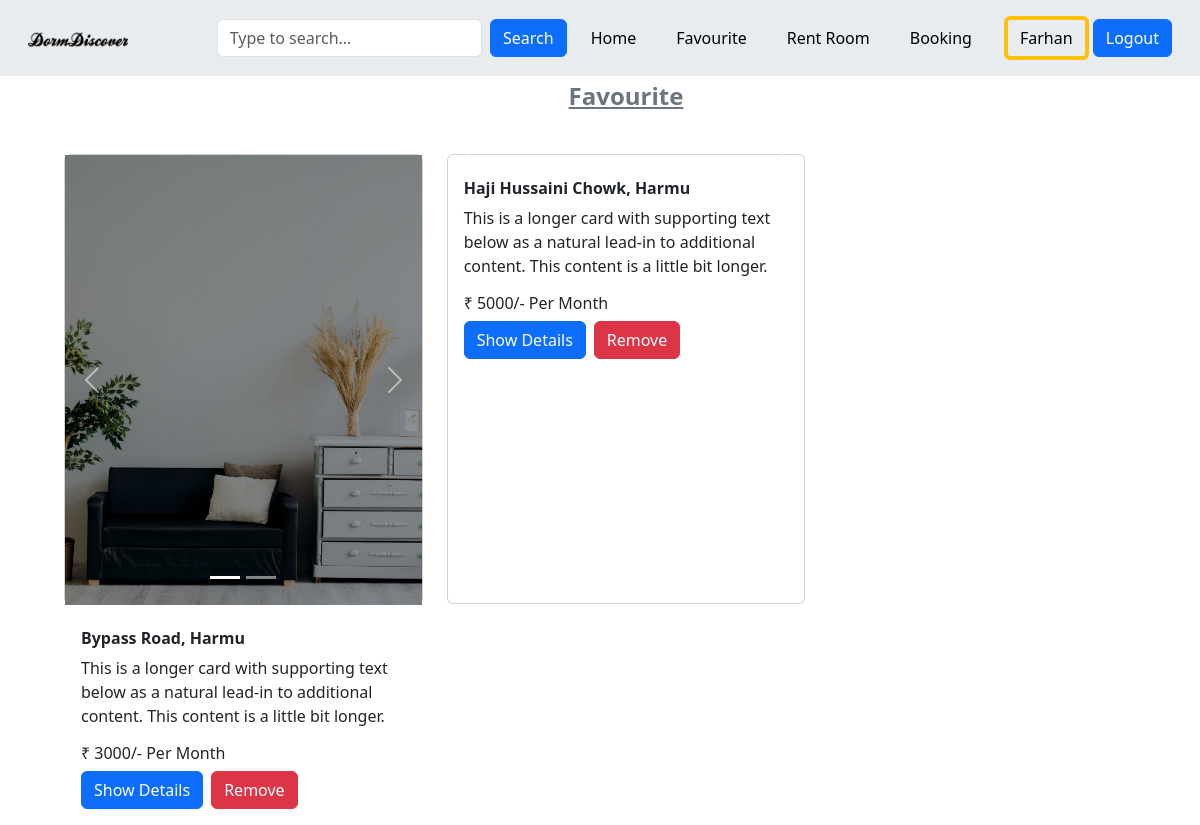
Screenshot of /favourite.php (signed in) with the database file from the repository.
### tables this page shows
CREATE TABLE `favourite` (
  `fav_id` int(11) NOT NULL,
  `user_id` int(11) NOT NULL,
  `room_id` varchar(50) NOT NULL
);

CREATE TABLE `rooms` (
  `room_id` varchar(50) NOT NULL,
  `address` varchar(255) NOT NULL,
  `areaId` int(10) NOT NULL,
  `price` int(10) NOT NULL,
  `user_id` int(10) NOT NULL,
  `singleRoom` varchar(5) NOT NULL,
  `attach_bathroom` varchar(5) NOT NULL,
  `room_available` varchar(5) NOT NULL
);

CREATE TABLE `arearnc` (
  `areaId` int(10) NOT NULL,
  `area_name` varchar(255) NOT NULL,
  `areaCode` int(40) DEFAULT NULL
);

### partials/models/fetch_rooms.php (called while the page is built, shortened)
<?php
$fetch_sql = "SELECT * FROM rooms WHERE room_id ='$room_id'";
$fetch_room_result = mysqli_query($conn, $fetch_sql);

### partials/models/fetch_area.php (called while the page is built)
<?php
$sql_area = "SELECT area_name FROM arearnc WHERE areaId =' $area_id' ";
$result2 = mysqli_query($conn, $sql_area);
$area_row = mysqli_fetch_assoc($result2);
$areaname = $area_row['area_name'];

### favourite.php (the view, shortened to what this page needs)
<?php
require "partials/_DBConnect.php";
require "partials/_navbar.php";
?>
<!DOCTYPE html>
<html lang="en">
<head>
    <link href="https://cdn.jsdelivr.net/npm/bootstrap@5.3.0/dist/css/bootstrap.min.css" rel="stylesheet">
    <link rel="stylesheet" href="partials/css/navbar.css">
    <link rel="stylesheet" href="partials/css/rooms.css">
</head>
<body>
    <div class="container-fluid ">
        <div class="row " id="card_row" style="margin-top: 70px;">
            <p class="text-center text-decoration-underline text-secondary mt-2 fs-4 fw-bold">Favourite</p>
            <?php
            if (isset($_SESSION['loggedin']) && $_SESSION['loggedin'] == true) {
                $user_id = $_SESSION['user_id'];
                $sql = "SELECT * FROM favourite WHERE user_id = '$user_id' ORDER BY fav_id DESC";
                $fav_result = mysqli_query($conn, $sql);
                $fav_row_Count = mysqli_num_rows($fav_result);
                if ($fav_row_Count > 0) {
                    $count = 1;
                    while ($row = mysqli_fetch_assoc($fav_result)) {
                        $room_id = $row['room_id'];
                        $fav_id = $row['fav_id'];
                        include "partials/models/fetch_rooms.php";
                        $room_row = mysqli_fetch_assoc($fetch_room_result);
                        $address = $room_row['address'];
                        $price = $room_row['price'];
                        $room_id = $room_row['room_id'];
                        $area_id = $room_row['areaId'];
                        $imageDirectory = "img/roomImage/$room_id/";
                        include "partials/models/fetch_area.php";
                        echo '<div class="col-lg-4 col-md-4 col-sm-6 mt-4  col-xxl-3"  >
                                <div class="card c-item">
                                    <div id="carouselExampleIndicators-' . $count . '" class="carousel slide carousel-fade">
                                        <div class="carousel-indicators"> ';
                        $imageFiles = scandir($imageDirectory);
                        $imageCount = count($imageFiles) - 2;
                        for ($i = 0; $i < $imageCount; $i++) {
                            echo '<button type="button" data-bs-target="#carouselExampleIndicators-' . $count . '" data-bs-slide-to="' . $i . '" ' . ($i === 0 ? 'class="active" aria-current="true"' : '') . ' aria-label="Slide ' . ($i + 1) . '"></button>';
                        }
                        echo '</div>
                                        <div class="carousel-inner">';
                        $firstImage = true;
                        foreach ($imageFiles as $imageFile) {
                            $imagePath = $imageDirectory . $imageFile;
                            $imageExtension = strtolower(pathinfo($imagePath, PATHINFO_EXTENSION));
                            if (in_array($imageExtension, array('jpg', 'jpeg', 'png', 'gif'))) {
                                echo '<div class="carousel-item ' . ($firstImage ? 'active' : '') . ' c-item">
                                                    <img src="' . $imagePath . '" class="d-block w-100 c-img" alt="Image">
                                                </div>';
                                $firstImage = false;
                            }
                        }
                        echo ' </div>
                                        <button class="carousel-control-prev" type="button" data-bs-target="#carouselExampleIndicators-' . $count . '" data-bs-slide="prev">
                                            <span class="carousel-control-prev-icon" aria-hidden="true"></span>
                                            <span class="visually-hidden">Previous</span>
                                        </button>
                                        <button class="carousel-control-next" type="button" data-bs-target="#carouselExampleIndicators-' . $count . '" data-bs-slide="next">
                                            <span class="carousel-control-next-icon" aria-hidden="true"></span>
                                            <span class="visually-hidden">Next</span>
                                        </button>
                                    </div>
                                    <div class="card-body" id="content-wrapper">
                                        <h6 class="card-subtitle mt-2 mb-2 text-body-dark"><strong>' . $address . ', ' . $areaname . '</strong></h6>
                                        <p class="card-text">This is a longer card with supporting text below as a natural lead-in to additional content. This content is a little bit longer.</p>
                                        <h6 class="card-title text-bold">&#x20B9; ' . $price . '/- Per Month</h6>
                                        <div class="d-lg-flex">
                                        <a href="room_desc.php?room_id=' . $room_id . '" class="btn btn-primary scroolPos">Show Details </a>
                                    <a href="partials/models/delete_fav.php?fav_id=' . $fav_id . '" class="btn btn-danger ms-2 scroolPos">Remove</a>
                                </div>
                                </div>
                                </div>
                            </div>';
                    }
                }
            }
            ?>
        </div>
    </div>
</body>
</html>

### partials/css/navbar.css (style rules this page uses)
.c-item { height: 450px; }
.c-img { height: 100%; object-fit:fill; filter: brightness(0.6); }

### partials/css/rooms.css (style rules this page uses)
.c-img { height: 100%; width: 100%; object-fit: fill; filter: brightness(0.6); }
#card_row { margin-top: 80px; margin-left: 40px; }

### favourite.php (style rules this page uses)
.c-img { height: 100%; width: 100%; object-fit: cover; filter: brightness(0.6); }

### rows the page displays
favourite: room.room_id (picture), room.address "Bypass Road", arearnc.area_name "Harmu", room.price "3000"
favourite: room.address "Haji Hussaini Chowk", arearnc.area_name "Harmu", room.price "5000"

### other values shown
$name "Farhan"
